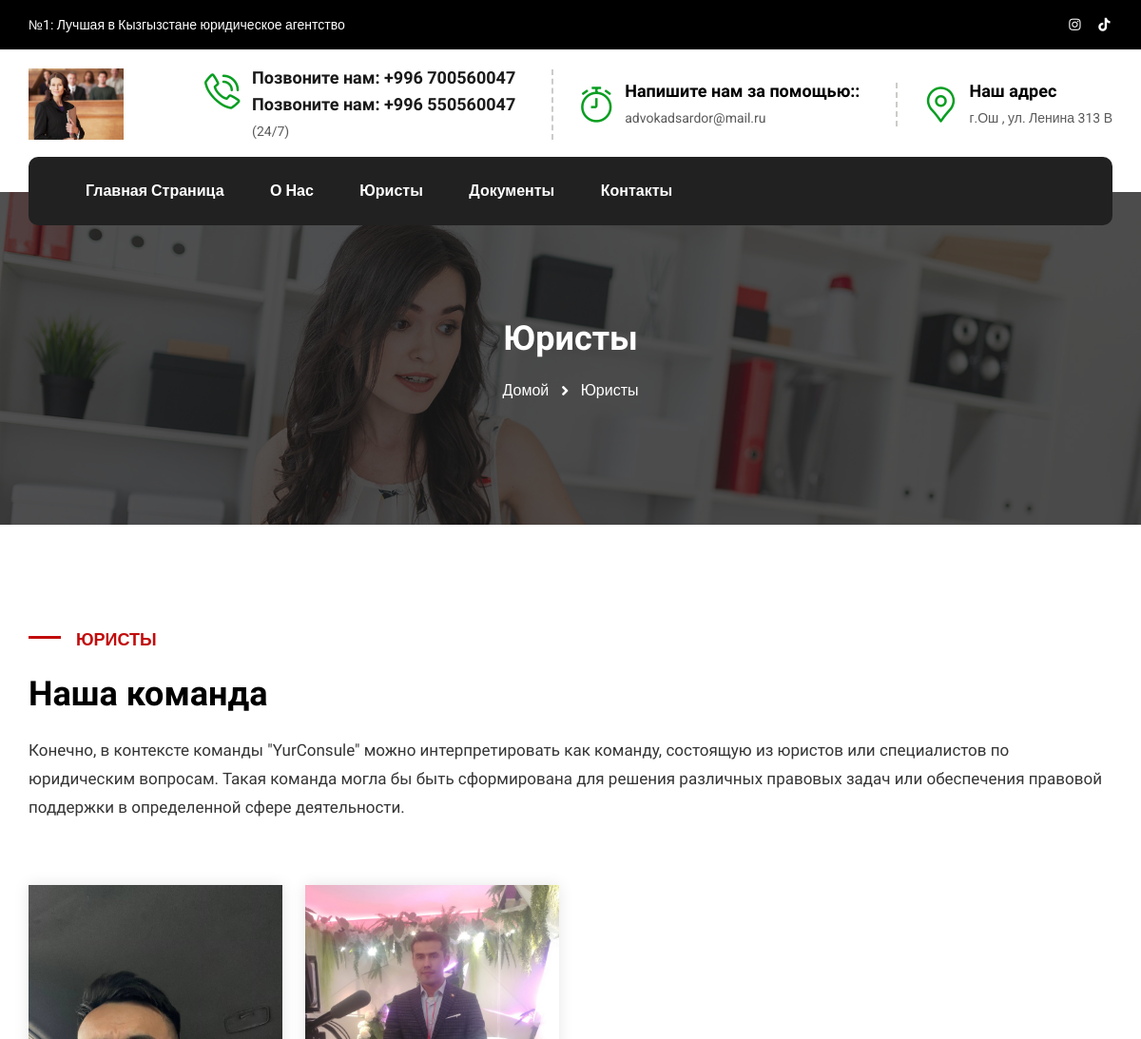
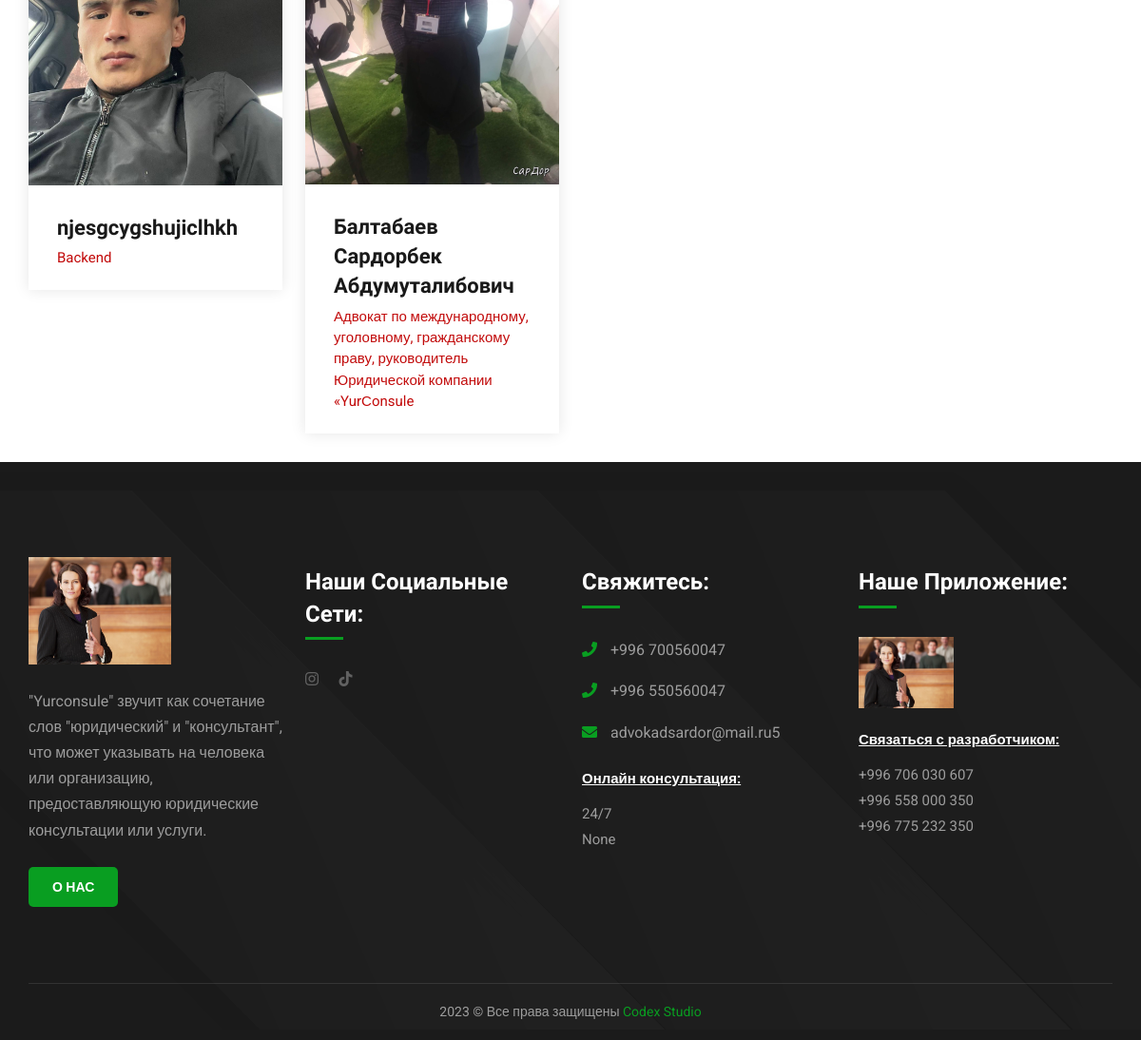
Page /team/ on the committed database (2 pictures, top to bottom).
### apps/index/models.py (models this page shows, shortened)
class Setting(models.Model):
    title = models.CharField(
        max_length=244,
        verbose_name="Название сайта",
    )
    descriptions = models.TextField(
        verbose_name="Описание"
    )
    logo = models.ImageField(
        upload_to="logo_site"
    )
    phone = models.CharField(
        max_length=255,
        verbose_name="Телефонный номер",
        blank=True,null=True
    )
    email = models.EmailField(
        verbose_name="Почта",
        blank=True,null=True
    )
    locate = models.CharField(
        max_length=255,
        verbose_name="Адрес",
        blank=True,null=True
    )
    graphic = models.CharField(
        max_length=255,
        verbose_name="График работы",
        blank=True,null=True
    )
    graphic_clock = models.CharField(
        max_length=255,
        verbose_name="График работы в часах",
        blank=True,null=True
    )
    facebook = models.URLField(
        verbose_name="Facebook",
        blank=True,null=True
    )
    instagram = models.URLField(
        verbose_name="Instagram",
        blank=True,null=True
    )
    tiktok = models.URLField(
        verbose_name="Tiktok",
        blank=True,null=True
    )
    whatsapp = models.URLField(
        verbose_name="Whatsapp",
        blank=True,null=True
    )
    youtube = models.URLField(
        verbose_name="Youtube",
        blank=True,null=True
    )
    app = models.URLField(
        verbose_name="Ссылка для приложения",
        blank=True,null=True
    )
    class Meta:
        verbose_name = "Настройка"
        verbose_name_plural = "Настройки"

### apps/team/models.py (models this page shows, shortened)
class AboutTeam(models.Model):
    title = models.CharField(
        max_length=255,
        verbose_name="Название"
    )
    descriptions = models.TextField(
        verbose_name="Описание"
    )
    class Meta:
        verbose_name = "О нашей команде"
        verbose_name_plural = "О нашей команде"

class Team(models.Model):
    title = models.CharField(
        max_length=255,
        verbose_name="ФИО"
    )
    work = models.CharField(
        max_length=255,
        verbose_name="Профессия"
    )
    descriptions = models.TextField(
        verbose_name="Девиз"
    )
    image = models.ImageField(
        upload_to="team_image"
    )
    facebook = models.URLField(
        verbose_name="Facebook",
        blank=True,null=True
    )
    whatsapp = models.URLField(
        verbose_name="Whatsapp",
        blank=True,null=True
    )
    class Meta:
        verbose_name = "Наши юристы"
        verbose_name_plural = "Наш юрист"

### apps/team/views.py (the view)
# urls.py: path("team/", team, name="team")
def team(request):
    setting = Setting.objects.latest("id")
    about = AboutTeam.objects.latest("id")
    team = Team.objects.all()
    context = {
        "setting":setting,
        "about":about,
        "team":team,
    }
    return render(request,"team/team.html", context)

### templates/team/team.html (shortened to what this page needs)
{% extends 'homepage.html' %}
{% load static %}
{% block content %}
            {% include "include/header.html" %}
         <section class="page-title" style="background-image:url({% static 'images/background/5.jpg' %})">
            <div class="auto-container">
               <h2>Юристы</h2>
               <ul class="bread-crumb clearfix">
                  <li><a href="{% url 'index' %}">Домой</a></li>
                  <li>Юристы</li>
               </ul>
            </div>
         </section>
         <section class="team-three">
            <div class="auto-container">
               <div class="sec-title">
                  <div class="d-flex justify-content-between align-items-center flex-wrap">
                     <div class="left-box">
                        <div class="sec-title_title">Юристы</div>
                        <h2 class="sec-title_heading">{{about.title}}</h2>
                     </div>
                     <div class="right-box">
                        <div class="sec-title_text">{{about.descriptions}}</div>
                     </div>
                  </div>
               </div>
               <br>
               <div class="row clearfix">
                  {% for team in team%}
                  <div class="team-two_block col-lg-3 col-md-4 col-sm-12">
                     <div class="team-two_block-inner">
                        <div class="team-two_block-image">
                           <a href="#"><img src="{{team.image.url}}" alt="" /></a>
                        </div>
                        <div class="team-two_block-content">
                           <div class="upper-box">
                              <h5 class="team-two_block-heading"><a href="#">{{team.title}}</a></h5>
                              <div class="team-two_block-designation">{{team.work}}</div>
                           </div>
                        </div>
                     </div>
                  </div>
                  {% endfor %}
               </div>
            </div>
         </section>
               {% include "include/footer.html" %}
{% endblock%}

### templates/homepage.html (shortened to what this page needs)
{% load static %}
<!DOCTYPE html>
<html>
   <head>
      <link href="{% static 'css/bootstrap.css' %}" rel="stylesheet">
      <link href="{% static 'css/style.css' %}" rel="stylesheet">
      <link href="{% static 'css/responsive.css' %}" rel="stylesheet">
   </head>
   <body>
    {% block content %}
    {% endblock %}
   </body>
</html>

### templates/include/header.html (shortened to what this page needs)
{% load static %}
<link rel="stylesheet" href="https://cdnjs.cloudflare.com/ajax/libs/font-awesome/5.15.4/css/all.min.css">
         <header class="main-header header-style-three">
            <div class="header-top">
               <div class="auto-container">
                  <div class="d-flex justify-content-between align-items-center flex-wrap">
                     <div class="left-box">
                        <div class="text">№1: Лучшая в Кызгызстане юридическое агентство </div>
                     </div>
                     <div class="right-box align-items-center d-flex">
                        <ul class="header-social_box-two">
                           {% if setting.instagram %}
                           <li><a href="{{setting.instagram}}" class="fa-brands fa-instagram fa-fw"></a></li>
                           {% endif %}
                           {% if setting.tiktok %}
                           <li><a href="{{setting.tiktok}}" class="fab fa-tiktok fa-fw"></a></li>
                           {% endif %}
                     </div>
                  </div>
               </div>
            </div>
            <div class="header-upper">
               <div class="auto-container">
                  <div class="inner-container d-flex justify-content-between align-items-center flex-wrap">
                     <div class="logo"><a href="{% url 'index' %}"><img src="{{setting.logo.url}}" width = "100px" alt="" title=""></a></div>
                     <div class="upper-right d-flex align-items-center flex-wrap">
                        <div class="upper-column info-box">
                           <div class="icon-box flaticon-phone-call"></div>
                           <strong><a href="tel:996700560047">Позвоните нам: +996 700560047</a></strong>
                           <strong><a href="tel:996 550560047">Позвоните нам: +996 550560047</a></strong>
                           ({{setting.graphic}})
                        </div>
                        <div class="upper-column info-box">
                           <div class="icon-box flaticon-clock"></div>
                           <strong>Напишите нам за помощью::</strong>
                           {{setting.email}}
                        </div>
                        <div class="upper-column info-box">
                           <div class="icon-box flaticon-pin"></div>
                           <strong>Наш адрес</strong>
                           {{setting.locate}}
                        </div>
                     </div>
                  </div>
               </div>
            </div>
            <div class="header-lower">
               <div class="auto-container">
                  <div class="inner-container">
                     <div class="nav-outer d-flex justify-content-between align-items-center flex-wrap">
                        <nav class="main-menu show navbar-expand-md">
                           <div class="navbar-collapse collapse clearfix" id="navbarSupportedContent">
                              <ul class="navigation clearfix">
                                 <li><a href="{% url 'index' %}">Главная страница</a></li>
                                 <li><a href="{% url 'about' %}">О нас</a></li>
                                 <li><a href="{% url 'team' %}">Юристы</a></li>
                                 <li><a href="{% url 'document' %}">Документы</a></li>
                                 <li><a href="{% url 'contact' %}">Контакты</a></li>
                              </ul>
                           </div>
                        </nav>
                     </div>
                  </div>
               </div>
            </div>
         </header>

### templates/include/footer.html (shortened to what this page needs)
{% load static %}
<link rel="stylesheet" href="https://cdnjs.cloudflare.com/ajax/libs/font-awesome/5.15.4/css/all.min.css">
<footer class="main-footer style-three" style="background-image:url({% static 'images/background/pattern-11.png' %})">
    <div class="auto-container">
       <div class="widgets-section">
          <div class="row clearfix">
             <div class="big-column col-lg-6 col-md-12 col-sm-12">
                <div class="row clearfix">
                   <div class="footer-column col-lg-6 col-md-6 col-sm-12">
                      <div class="footer-widget logo-widget">
                         <div class="logo">
                            <a href="{% url 'index' %}"><img src="{{setting.logo.url}}" width = "150px" alt="" /></a>
                         </div>
                         <div class="text">{{setting.descriptions}}</div>
                         <a href="{% url 'about' %}" class="theme-btn about-btn">О нас</a>
                      </div>
                   </div>
                   <div class="footer-column col-lg-6 col-md-6 col-sm-12">
                      <div class="footer-widget newsletter-widget">
                         <h4>Наши социальные сети:</h4>
                         <ul class="social-box">
                            {% if setting.instagram%}
                            <li><a href="{{setting.instagram}}" class="fa-brands fa-instagram fa-fw"></a></li>
                            {% endif %}
                            {% if setting.tiktok%}
                            <li><a href="{{setting.tiktok}}" class="fab fa-tiktok fa-fw"></a></li>
                            {% endif %}
                         </ul>
                      </div>
                   </div>
                </div>
             </div>
             <div class="big-column col-lg-6 col-md-12 col-sm-12">
                <div class="row clearfix">
                   <div class="footer-column col-lg-6 col-md-6 col-sm-12">
                      <div class="footer-widget contact-widget">
                         <h4>Свяжитесь:</h4>
                         <ul class="contact-list">
                            <li><span class="icon fa fa-phone"></span> +996 700560047</li>
                            <li><span class="icon fa fa-phone"></span> +996 550560047</li>
                            <li><span class="icon fa fa-envelope"></span> {{setting.email}}5</li>
                         </ul>
                         <div class="timing">
                            <strong>Онлайн консультация: </strong>
                            {{setting.graphic}}<br>{{setting.graphic_clock}}
                         </div>
                      </div>
                   </div>
                   <div class="footer-column col-lg-6 col-md-6 col-sm-12">
                     <div class="footer-widget contact-widget">
                        <h4>Наше приложение:</h4>
                        <a href="{{setting.app}}"><img src="{{setting.logo.url}}" width = "100px" alt="" /></a>
                        <div class="timing">
                           <strong>Связаться с разработчиком: </strong>
                           +996 706 030 607<br> +996 558 000 350<br> +996 775 232 350
                        </div>
                     </div>
                  </div>
                </div>
             </div>
          </div>
       </div>
       <div class="footer-bottom">
          <div class="copyright">2023 &copy;  Все права защищены <a href="https://www.instagram.com/codexx_studio/">Codex Studio</a></div>
       </div>
    </div>
 </footer>

### static/css/footer.css (style rules this page uses)
.main-footer { position:relative; padding:100px 0px 0px; background-color:var(--color-seventeen); background-position:center center; background-repeat:no-repeat; }
.main-footer .footer-widget { position:relative; margin-bottom:var(--margin-bottom-30); }
.main-footer .widgets-section { position:relative; padding-bottom:var(--padding-bottom-50); }
.main-footer .logo-widget { position:relative; }
.main-footer .logo-widget .logo { position:relative; margin-bottom:var(--margin-bottom-25); }
.main-footer .logo-widget .text { position:relative; font-weight:400; line-height:1.7em; font-size:var(--font-16); color:var(--color-sixteen); margin-bottom:var(--margin-bottom-25); }
.main-footer .logo-widget .about-btn { position: relative; padding: 10px 25px; font-weight: 700; margin-top:0px; display:inline-block; color:var(--white-color); text-transform:uppercase; background-color: var(--main-color); }
.main-footer .footer-widget h4 { font-weight:700; margin-top:10px; color:var(--white-color); text-transform:capitalize; margin-bottom:var(--margin-bottom-30); padding-bottom:var(--padding-bottom-10); }
.main-footer .footer-widget h4:before { position:absolute; content:''; left:0px; bottom:0px; height:3px; width:40px; background-color: var(--main-color); }
.newsletter-widget .social-box { position:relative; }
.newsletter-widget .social-box li { position:relative; margin-right:15px; display:inline-block; }
.newsletter-widget .social-box li a { position:relative; opacity:0.30; color:var(--white-color); font-size:16px; -webkit-transition:all 300ms ease; -ms-transition:all 300ms ease; -o-transition:all 300ms ease; -moz-transition:all 300ms ease; transition:all 300ms ease; font-family: 'Font Awesome 5 Brands'; }
.main-footer .contact-list { position:relative; }
.main-footer .contact-list li { position:relative; margin-bottom:15px; padding-left:30px; line-height:1.8em; font-size:var(--font-16); color:var(--color-sixteen); }
.main-footer .contact-list li .icon { position:absolute; left:0px; top:5px; color:var(--main-color); }
.main-footer .contact-list li:last-child { margin-bottom:0px; }
.main-footer .contact-widget .timing { position:relative; margin-top:20px; line-height:1.8em; font-size:var(--font-15); color:var(--color-sixteen); }
.main-footer .contact-widget .timing strong { position:relative; color:#ffffff; font-weight:700; display:block; margin-bottom:10px; text-decoration:underline; }
.main-footer .footer-bottom { position:relative; padding:18px 0px; text-align:center; border-top:1px solid rgba(255,255,255,0.10); }
.main-footer .footer-bottom .copyright { position:relative; color:var(--color-sixteen); }
.main-footer .footer-bottom .copyright a { color:var(--main-color); }
.main-footer.style-three { background-color:var(--color-seventeen); }
.main-footer.style-three .logo-widget .about-btn { border-radius:5px; background-color:var(--color-twentyfive); }
.main-footer.style-three .footer-widget h4:before { background-color:var(--color-twentyfive); }
.main-footer.style-three .contact-widget .contact-list li .icon { color:var(--color-twentyfive); }
.main-footer.style-three .footer-bottom .copyright a { color:var(--color-twentyfive); }

### rows in the picture
Setting: logo (picture), graphic "24/7", email "advokadsardor@mail.ru", locate "г.Ош , ул. Ленина 313 В", descriptions "\"Yurconsule\" звучит как сочетание слов \"юридический\" и \"консультант\", что может указывать на человека или организацию, предоставляющую юридические консультации или услуги.", graphic_clock "None"
AboutTeam: title "Наша команда", descriptions "Конечно, в контексте команды \"YurСonsule\" можно интерпретировать как команду, состоящую из юристов или специалистов по юридическим вопросам. Такая команда могла бы быть сформирована для решения различных правовых задач или обеспечения правовой поддержки в определенной сфере деятельности."
Team: image (picture), title "njesgcygshujiclhkh", work "Backend"
Team: image (picture), title "Балтабаев Сардорбек Абдумуталибович", work "Адвокат по международному, уголовному, гражданскому праву, руководитель Юридической компании «YurСonsule"
